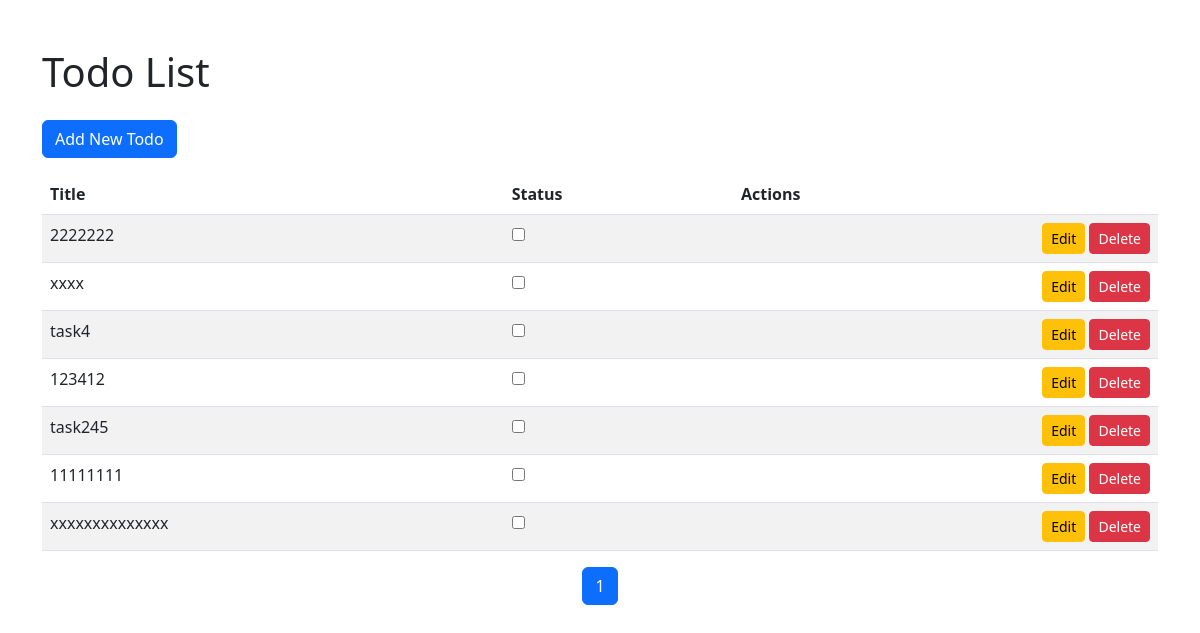
Before: / with the older database file.
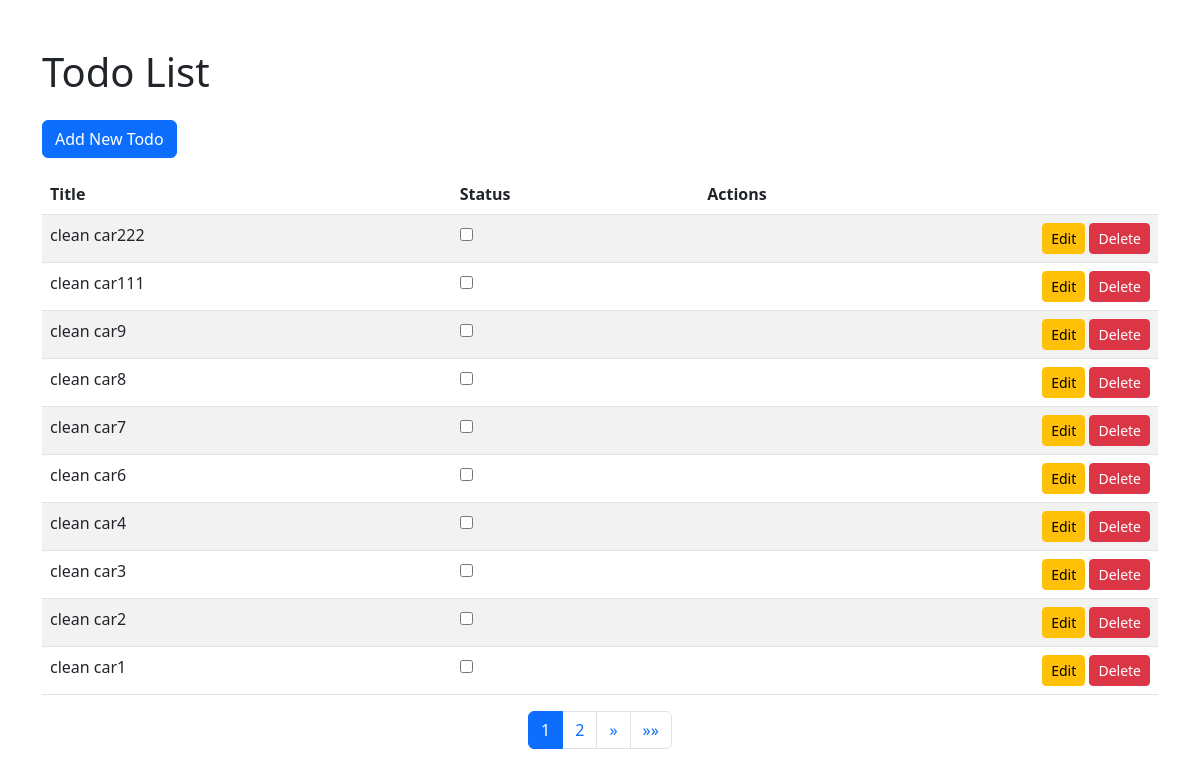
After: the same page with the newer database file.
### todo_list/models.py (models this page shows)
class Todo(models.Model):
    id = models.IntegerField(primary_key=True)
    title = models.TextField(max_length=50, blank=False, null=False)
    status = models.BooleanField(default=False)
    created_at = models.DateTimeField(auto_now_add=True)

### todo_list/views.py (the view)
# urls.py: path('', views.list_todos, name='home'),
def list_todos(request: HttpRequest) -> HttpResponse:
    todos = Todo.objects.all().filter(status=False).order_by('-created_at')
    paginator = Paginator(todos, 10)
    page_number = request.GET.get('page', 1)
    page_obj = paginator.get_page(page_number)
    return render(request, 'todo/home.html', context={'page_obj': page_obj})

### todo_list/templates/todo/home.html (shortened to what this page needs)
<!DOCTYPE html>
<html lang="en">
<head>
    <link rel="stylesheet" href="https://cdn.jsdelivr.net/npm/bootstrap@5.3.0/dist/css/bootstrap.min.css">
</head>
<body>
    <div class="container mt-5">
        <div class="row">
            <div class="col-12">
                <h1 class="mb-4">Todo List</h1>
                <a href="{% url 'todo_list:create' %}" class="btn btn-primary mb-3">Add New Todo</a>
                <div class="table-responsive">
                    <table class="table table-striped table-hover">
                        <thead>
                            <tr>
                                <th>Title</th>
                                <th>Status</th>
                                <th>Actions</th>
                            </tr>
                        </thead>
                        <tbody>
                            {% for todo in page_obj %}
                            <tr>
                                <td>{{ todo.title }}</td>
                                <td>
                                    <form method="POST" action="{% url 'todo_list:toggle_status' todo.id %}">
                                        <input type="checkbox" name="status" {% if todo.status %}checked{% endif %}
                                            onChange="this.form.submit()">
                                    </form>
                                </td>
                                <td class="text-end">
                                    <a href="{% url 'todo_list:update' todo.id %}" class="btn btn-sm btn-warning">Edit</a>
                                    <a href="{% url 'todo_list:delete' todo.id %}" class="btn btn-sm btn-danger">Delete</a>
                                </td>
                            </tr>
                            {% empty %}
                            <tr>
                                <td colspan="3" class="text-center">No todos found.</td>
                            </tr>
                            {% endfor %}
                        </tbody>
                    </table>
                </div>
                <nav aria-label="Page navigation">
                    <ul class="pagination justify-content-center">
                        {% for num in page_obj.paginator.page_range %}
                        {% if page_obj.number == num %}
                        <li class="page-item active"><span class="page-link">{{ num }}</span></li>
                        {% elif num > page_obj.number|add:'-3' and num < page_obj.number|add:'3' %}
                        <li class="page-item"><a class="page-link" href="?page={{ num }}">{{ num }}</a></li>
                        {% endif %}
                        {% endfor %}
                        {% if page_obj.has_next %}
                        <li class="page-item">
                            <a class="page-link" href="?page={{ page_obj.next_page_number }}" aria-label="Next">
                                <span aria-hidden="true">&raquo;</span>
                            </a>
                        </li>
                        <li class="page-item">
                            <a class="page-link" href="?page={{ page_obj.paginator.num_pages }}" aria-label="Last">
                                <span aria-hidden="true">&raquo;&raquo;</span>
                            </a>
                        </li>
                        {% endif %}
                    </ul>
                </nav>
            </div>
        </div>
    </div>
</body>
</html>

Changed rows visible on the page:
no longer on this page (row edited): Todo: title "2222222"
no longer on this page (row unchanged): Todo: title "xxxx"
no longer on this page (row unchanged): Todo: title "task4"
no longer on this page (row unchanged): Todo: title "123412"
no longer on this page (row edited): Todo: title "task245"
no longer on this page (row edited): Todo: title "11111111"
no longer on this page (row edited): Todo: title "xxxxxxxxxxxxxx"
added Todo: title "clean car222"
added Todo: title "clean car111"
added Todo: title "clean car9"
added Todo: title "clean car8"
added Todo: title "clean car7"
added Todo: title "clean car6"
added Todo: title "clean car4"
added Todo: title "clean car3"
added Todo: title "clean car2"
added Todo: title "clean car1"
Other visible differences:
new list line: "2"
